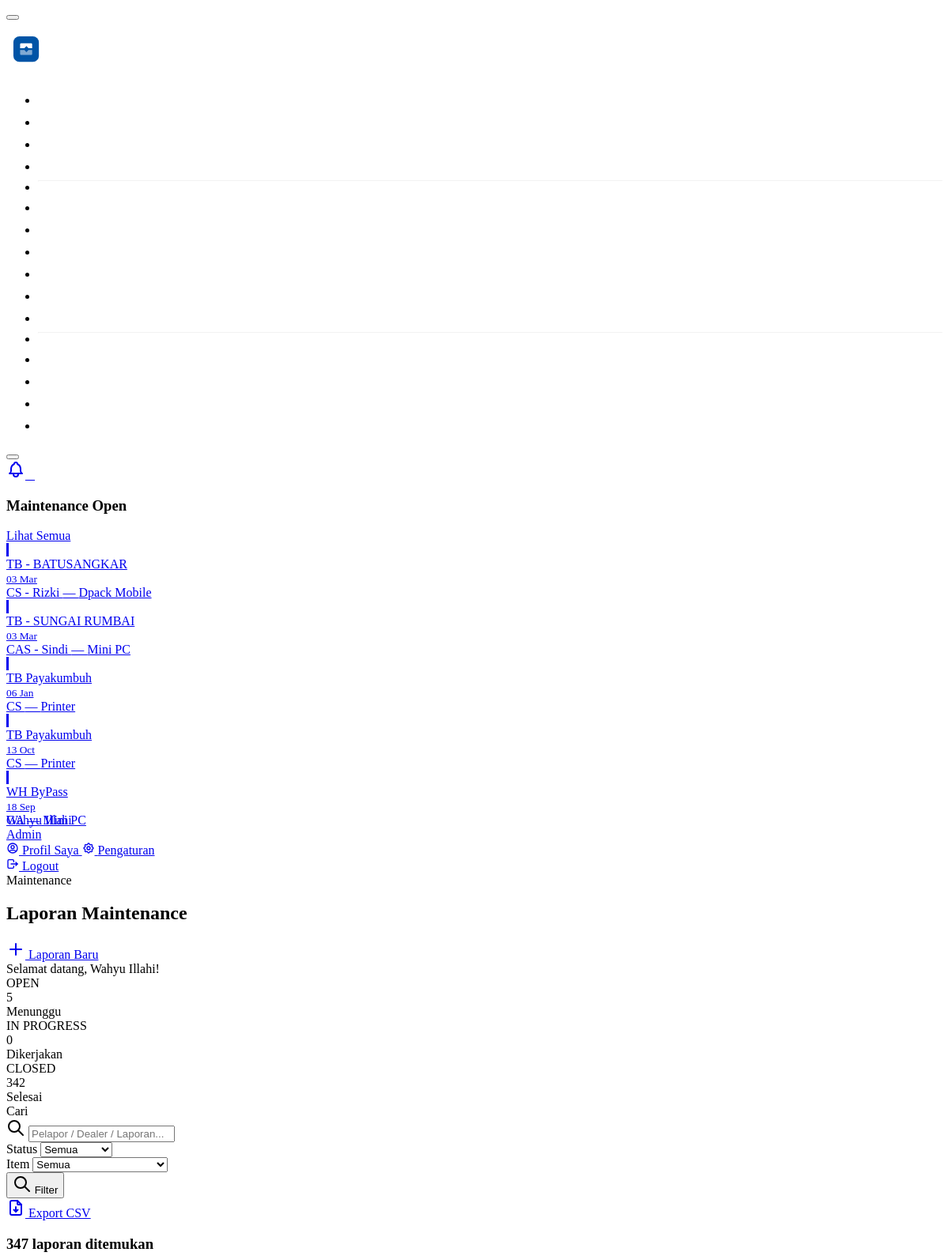
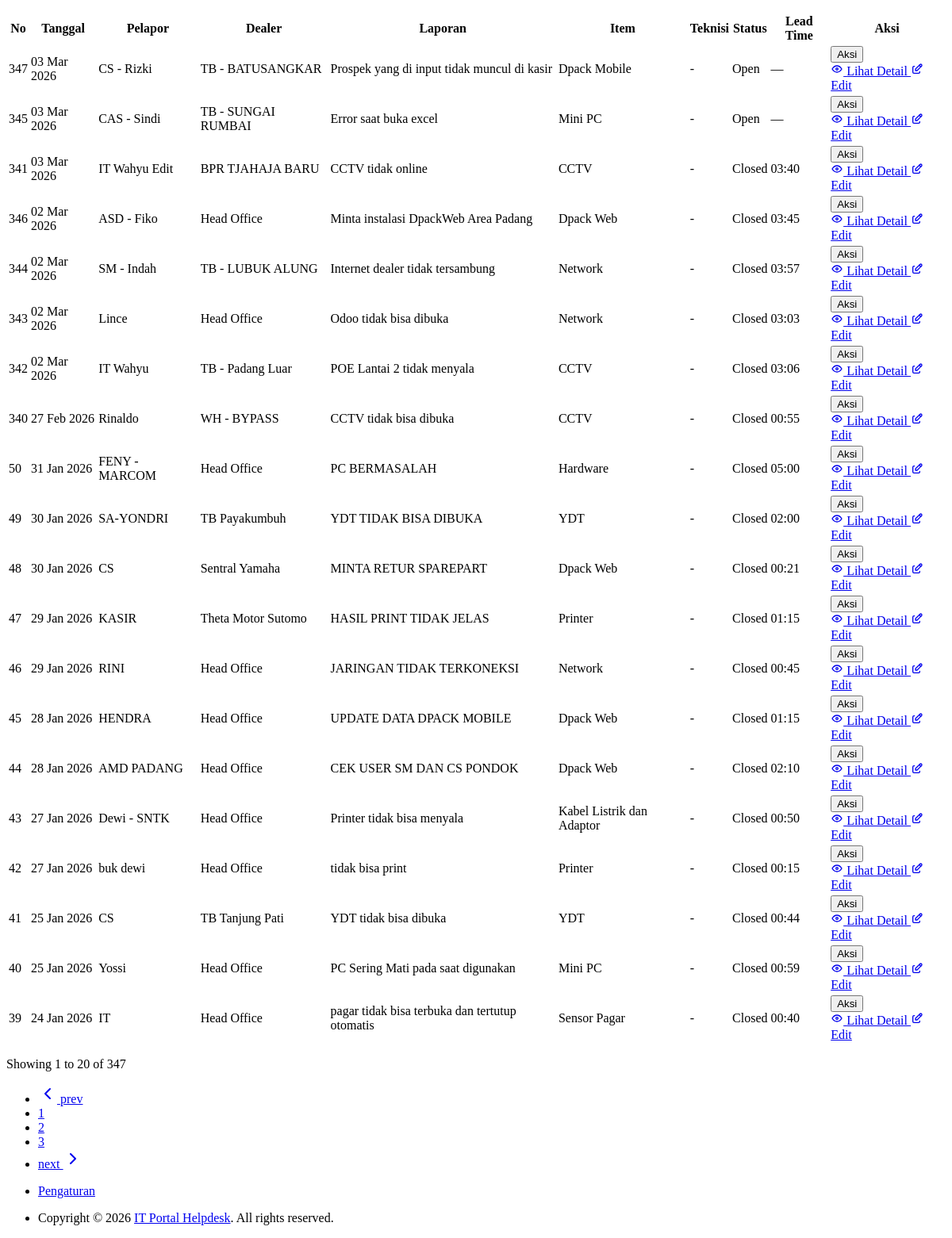
/maintenance (signed in), run on the app's committed database (2 pictures, top to bottom).
### tables this page shows
CREATE TABLE `maintenance_reports` (
  `id` int(11) NOT NULL AUTO_INCREMENT,
  `status` enum('Open','In Progress','Closed') NOT NULL DEFAULT 'Open',
  `tanggal` date NOT NULL,
  `pelapor` varchar(100) NOT NULL,
  `dealer` varchar(200) NOT NULL,
  `laporan_awal` text NOT NULL,
  `pengecekan` text DEFAULT NULL,
  `solusi` text DEFAULT NULL,
  `item` varchar(100) NOT NULL COMMENT 'Category: Printer, CCTV, Network, Hardware, Software, etc.',
  `waktu_mulai` datetime DEFAULT NULL,
  `waktu_selesai` datetime DEFAULT NULL,
  `lead_time` time GENERATED ALWAYS AS (case when `waktu_mulai` is not null and `waktu_selesai` is not null then timediff(`waktu_selesai`,`waktu_mulai`) else NULL end) STORED,
  `created_by` int(11) DEFAULT NULL,
  `technician_id` int(11) DEFAULT NULL,
  `asset_id` int(11) DEFAULT NULL,
  `is_active` tinyint(1) DEFAULT 1,
  `created_at` timestamp NULL DEFAULT current_timestamp(),
  `updated_at` timestamp NULL DEFAULT current_timestamp() ON UPDATE current_timestamp(),
  PRIMARY KEY (`id`),
  KEY `idx_status` (`status`),
  KEY `idx_tanggal` (`tanggal`),
  KEY `idx_dealer` (`dealer`),
  KEY `idx_item` (`item`),
  KEY `idx_is_active` (`is_active`),
  KEY `created_by` (`created_by`),
  KEY `fk_maintenance_technician` (`technician_id`),
  KEY `fk_maintenance_asset` (`asset_id`),
  CONSTRAINT `fk_maintenance_asset` FOREIGN KEY (`asset_id`) REFERENCES `assets` (`id`) ON DELETE SET NULL,
  CONSTRAINT `fk_maintenance_technician` FOREIGN KEY (`technician_id`) REFERENCES `users` (`id`) ON DELETE SET NULL,
  CONSTRAINT `maintenance_reports_ibfk_1` FOREIGN KEY (`created_by`) REFERENCES `users` (`id`) ON DELETE SET NULL
);

CREATE TABLE `users` (
  `id` int(11) NOT NULL AUTO_INCREMENT,
  `full_name` varchar(100) NOT NULL,
  `username` varchar(50) NOT NULL,
  `email` varchar(100) NOT NULL,
  `password` varchar(255) NOT NULL,
  `role` enum('admin','staff','dealer','user') NOT NULL,
  `avatar` varchar(255) DEFAULT NULL,
  `department` varchar(100) DEFAULT NULL,
  `is_active` tinyint(1) NOT NULL DEFAULT 1,
  `last_login` datetime DEFAULT NULL,
  `created_at` datetime NOT NULL DEFAULT current_timestamp(),
  `updated_at` datetime NOT NULL DEFAULT current_timestamp() ON UPDATE current_timestamp(),
  PRIMARY KEY (`id`),
  UNIQUE KEY `username` (`username`),
  UNIQUE KEY `email` (`email`)
);

### pages/maintenance/index.php (the view, shortened to what the rows shown need)
<?php
$search = trim($_GET['q'] ?? '');
$page = max(1, (int) ($_GET['page'] ?? 1));
$perPage = 20;
$where = ["m.is_active = 1"];
$params = [];
$whereSQL = 'WHERE ' . implode(' AND ', $where);
$countStmt = db()->prepare("SELECT COUNT(*) FROM maintenance_reports m $whereSQL");
$countStmt->execute($params);
$total = $countStmt->fetchColumn();
$totalPages = max(1, ceil($total / $perPage));
$offset = ($page - 1) * $perPage;
$sql = "
    SELECT m.*, u.full_name as technician_name
    FROM maintenance_reports m
    LEFT JOIN users u ON m.technician_id = u.id
    $whereSQL
    ORDER BY m.tanggal DESC, m.id DESC
    LIMIT $perPage OFFSET $offset
";
$stmt = db()->prepare($sql);
$stmt->execute($params);
$reports = $stmt->fetchAll();
$totalOpen = db()->query("SELECT COUNT(*) FROM maintenance_reports WHERE status = 'Open' AND is_active = 1")->fetchColumn();
$totalInProgress = db()->query("SELECT COUNT(*) FROM maintenance_reports WHERE status = 'In Progress' AND is_active = 1")->fetchColumn();
$totalClosed = db()->query("SELECT COUNT(*) FROM maintenance_reports WHERE status = 'Closed' AND is_active = 1")->fetchColumn();
$pageActions = '<a href="' . url('/maintenance/create') . '" class="btn btn-primary d-none d-sm-inline-block"><svg xmlns="http://www.w3.org/2000/svg" width="24" height="24" viewBox="0 0 24 24" fill="none" stroke="currentColor" stroke-width="2" stroke-linecap="round" stroke-linejoin="round" class="icon"><path d="M12 5l0 14"/><path d="M5 12l14 0"/></svg> Laporan Baru</a>';
?>
<div class="row row-deck row-cards mb-3">
    <div class="col-sm-4 col-lg-4">
        <a href="?status=Open" class="card card-link">
            <div class="card-body">
                <div class="d-flex align-items-center"><div class="subheader">OPEN</div></div>
                <div class="d-flex align-items-baseline">
                    <div class="h1 mb-0 me-2"><?= $totalOpen ?></div>
                    <div class="me-auto"><span class="text-yellow d-inline-flex align-items-center lh-1">Menunggu</span></div>
                </div>
            </div>
        </a>
    </div>
    <div class="col-sm-4 col-lg-4">
        <a href="?status=In+Progress" class="card card-link">
            <div class="card-body">
                <div class="d-flex align-items-center"><div class="subheader">IN PROGRESS</div></div>
                <div class="d-flex align-items-baseline">
                    <div class="h1 mb-0 me-2"><?= $totalInProgress ?></div>
                    <div class="me-auto"><span class="text-blue d-inline-flex align-items-center lh-1">Dikerjakan</span></div>
                </div>
            </div>
        </a>
    </div>
    <div class="col-sm-4 col-lg-4">
        <a href="?status=Closed" class="card card-link">
            <div class="card-body">
                <div class="d-flex align-items-center"><div class="subheader">CLOSED</div></div>
                <div class="d-flex align-items-baseline">
                    <div class="h1 mb-0 me-2"><?= $totalClosed ?></div>
                    <div class="me-auto"><span class="text-green d-inline-flex align-items-center lh-1">Selesai</span></div>
                </div>
            </div>
        </a>
    </div>
</div>
<div class="card mb-3">
    <div class="card-body">
        <form method="GET" class="row g-3 align-items-end">
            <div class="col-md-3">
                <label class="form-label">Cari</label>
                <div class="input-icon">
                    <span class="input-icon-addon"><svg xmlns="http://www.w3.org/2000/svg" width="24" height="24" viewBox="0 0 24 24" fill="none" stroke="currentColor" stroke-width="2" stroke-linecap="round" stroke-linejoin="round" class="icon"><path d="M10 10m-7 0a7 7 0 1 0 14 0a7 7 0 1 0 -14 0"/><path d="M21 21l-6 -6"/></svg></span>
                    <input type="text" name="q" class="form-control" placeholder="Pelapor / Dealer / Laporan..." value="<?= e($search) ?>">
                </div>
            </div>
            <div class="col-md-2">
                <label class="form-label">Status</label>
                <select name="status" class="form-select">
                    <option value="all">Semua</option>
                </select>
            </div>
            <div class="col-md-2">
                <label class="form-label">Item</label>
                <select name="item" class="form-select">
                    <option value="">Semua</option>
                </select>
            </div>
            <div class="col-auto">
                <button type="submit" class="btn btn-primary">
                    <svg xmlns="http://www.w3.org/2000/svg" width="24" height="24" viewBox="0 0 24 24" fill="none" stroke="currentColor" stroke-width="2" stroke-linecap="round" stroke-linejoin="round" class="icon"><path d="M10 10m-7 0a7 7 0 1 0 14 0a7 7 0 1 0 -14 0"/><path d="M21 21l-6 -6"/></svg>
                    Filter
                </button>
            </div>
            <div class="col-auto">
                <a href="?<?= http_build_query(array_merge($_GET, ['export' => 'csv'])) ?>" class="btn btn-outline-green">
                    Export CSV
                </a>
            </div>
        </form>
    </div>
</div>
<div class="card">
    <div class="card-header"><h3 class="card-title"><?= $total ?> laporan ditemukan</h3></div>
    <div class="table-responsive">
        <table class="table table-vcenter card-table table-striped">
            <thead>
                <tr>
                    <th>No</th><th>Tanggal</th><th>Pelapor</th><th>Dealer</th><th>Laporan</th><th>Item</th><th>Teknisi</th><th>Status</th><th>Lead Time</th><th class="w-1">Aksi</th>
                </tr>
            </thead>
            <tbody>
                <?php if (empty($reports)): ?>
                    <tr><td colspan="10" class="text-center text-secondary py-4">Tidak ada laporan ditemukan.</td></tr>
                <?php else: ?>
                    <?php foreach ($reports as $r): ?>
                    <tr>
                        <td class="text-secondary"><?= $r['id'] ?></td>
                        <td class="text-nowrap"><?= date('d M Y', strtotime($r['tanggal'])) ?></td>
                        <td><?= e($r['pelapor']) ?></td>
                        <td><?= e($r['dealer']) ?></td>
                        <td><span class="text-truncate d-inline-block" style="max-width:200px"><?= e($r['laporan_awal']) ?></span></td>
                        <td><span class="badge bg-azure-lt"><?= e($r['item']) ?></span></td>
                        <td><?= e($r['technician_name'] ?? '-') ?></td>
                        <td>
                            <?php $statusColor = match ($r['status']) { 'Open' => 'yellow', 'In Progress' => 'blue', 'Closed' => 'green', default => 'secondary'}; ?>
                            <span class="badge bg-<?= $statusColor ?>-lt"><?= e($r['status']) ?></span>
                        </td>
                        <td class="text-secondary"><?= $r['lead_time'] ? substr($r['lead_time'], 0, 5) : '—' ?></td>
                        <td>
                            <span class="dropdown">
                                <button class="btn btn-sm dropdown-toggle align-text-top" data-bs-boundary="viewport" data-bs-toggle="dropdown">Aksi</button>
                                <div class="dropdown-menu dropdown-menu-end">
                                    <a class="dropdown-item" href="<?= url('/maintenance/view?id=' . $r['id']) ?>">
                                        Lihat Detail
                                    </a>
                                    <a class="dropdown-item" href="<?= url('/maintenance/edit?id=' . $r['id']) ?>">
                                        Edit
                                    </a>
                                </div>
                            </span>
                        </td>
                    </tr>
                    <?php endforeach; ?>
                <?php endif; ?>
            </tbody>
        </table>
    </div>
    <?php if ($totalPages > 1): ?>
    <div class="card-footer d-flex align-items-center">
        <p class="m-0 text-secondary">Showing <?= $offset + 1 ?> to <?= min($offset + $perPage, $total) ?> of <?= $total ?></p>
        <ul class="pagination m-0 ms-auto">
            <li class="page-item <?= $page <= 1 ? 'disabled' : '' ?>"><a class="page-link" href="?<?= http_build_query(array_merge($_GET, ['page' => $page - 1])) ?>"><svg xmlns="http://www.w3.org/2000/svg" width="24" height="24" viewBox="0 0 24 24" fill="none" stroke="currentColor" stroke-width="2" stroke-linecap="round" stroke-linejoin="round" class="icon"><path d="M15 6l-6 6l6 6"/></svg> prev</a></li>
            <?php for ($i = max(1, $page - 2); $i <= min($totalPages, $page + 2); $i++): ?>
            <li class="page-item <?= $i === $page ? 'active' : '' ?>"><a class="page-link" href="?<?= http_build_query(array_merge($_GET, ['page' => $i])) ?>"><?= $i ?></a></li>
            <?php endfor; ?>
            <li class="page-item <?= $page >= $totalPages ? 'disabled' : '' ?>"><a class="page-link" href="?<?= http_build_query(array_merge($_GET, ['page' => $page + 1])) ?>">next <svg xmlns="http://www.w3.org/2000/svg" width="24" height="24" viewBox="0 0 24 24" fill="none" stroke="currentColor" stroke-width="2" stroke-linecap="round" stroke-linejoin="round" class="icon"><path d="M9 6l6 6l-6 6"/></svg></a></li>
        </ul>
    </div>
    <?php endif; ?>
</div>
<?php
include BASE_PATH . '/layouts/main.php';

### layouts/partials/topbar.php (shortened to what the rows shown need)
<?php
$_user = currentUser();
$openReports = db()->query("SELECT id, tanggal, pelapor, dealer, item FROM maintenance_reports WHERE status = 'Open' AND is_active = 1 ORDER BY tanggal DESC, id DESC LIMIT 5")->fetchAll();
$openCount = db()->query("SELECT COUNT(*) FROM maintenance_reports WHERE status = 'Open' AND is_active = 1")->fetchColumn();
?>
<header class="navbar navbar-expand-md d-none d-lg-flex d-print-none">
    <div class="container-xl">
        <button class="navbar-toggler" type="button" data-bs-toggle="collapse" data-bs-target="#navbar-menu"
            aria-controls="navbar-menu" aria-expanded="false" aria-label="Toggle navigation">
        </button>
        <div class="navbar-nav flex-row order-md-last">
            <div class="nav-item dropdown d-flex me-3" id="notif-dropdown-wrap">
                <a href="#" class="nav-link px-0" data-bs-toggle="dropdown" data-bs-auto-close="outside"
                    aria-label="Notifikasi" id="notif-bell-btn">
                    <?php if ($openCount > 0): ?>
                        <span class="badge bg-red badge-notification badge-blink" id="notif-badge"
                            data-count="<?= $openCount ?>"><?= $openCount ?></span>
                    <?php endif; ?>
                </a>
                <div class="dropdown-menu dropdown-menu-arrow dropdown-menu-end dropdown-menu-card notif-dropdown">
                    <div class="card">
                        <div class="card-header">
                            <h3 class="card-title">Maintenance Open</h3>
                            <div class="card-actions"><a href="<?= url('/maintenance?status=Open') ?>"
                                    class="btn btn-sm btn-primary">Lihat Semua</a></div>
                        </div>
                        <div class="list-group list-group-flush list-group-hoverable">
                            <?php if (empty($openReports)): ?>
                                <div class="list-group-item text-center text-secondary py-3">Tidak ada laporan open.</div>
                            <?php else: ?>
                                <?php foreach ($openReports as $notif): ?>
                                    <a href="<?= url('/maintenance/view?id=' . $notif['id']) ?>"
                                        class="list-group-item list-group-item-action unread">
                                        <div class="row align-items-center">
                                            <div class="col">
                                                <div class="d-flex justify-content-between">
                                                    <div class="text-body fw-bold"><?= e($notif['dealer']) ?></div>
                                                    <small
                                                        class="text-secondary"><?= date('d M', strtotime($notif['tanggal'])) ?></small>
                                                </div>
                                                <div class="d-block text-secondary text-truncate mt-n1">
                                                    <?= e($notif['pelapor']) ?> — <span
                                                        class="badge bg-azure-lt"><?= e($notif['item']) ?></span>
                                                </div>
                                            </div>
                                        </div>
                                    </a>
                                <?php endforeach; ?>
                            <?php endif; ?>
                        </div>
                    </div>
                </div>
            </div>
            <div class="nav-item dropdown">
                <a href="#" class="nav-link d-flex lh-1 text-reset p-0 px-2" data-bs-toggle="dropdown"
                    aria-label="Open user menu">
                    <div class="d-none d-xl-block ps-2">
                        <div><?= e($_user['full_name'] ?? '') ?></div>
                        <div class="mt-1 small text-secondary"><?= e(ucfirst($_user['role'] ?? '')) ?></div>
                    </div>
                </a>
                <div class="dropdown-menu dropdown-menu-end dropdown-menu-arrow">
                    <a href="<?= url('/profile') ?>" class="dropdown-item">
                        Profil Saya
                    </a>
                    <a href="<?= url('/admin/settings') ?>" class="dropdown-item">
                        Pengaturan
                    </a>
                    <a href="<?= url('/logout') ?>" class="dropdown-item" onclick="return confirm('Yakin mau logout?')">
                        Logout
                    </a>
                </div>
            </div>
        </div>
    </div>
</header>

### data on the page
maintenance_reports: dealer "TB - BATUSANGKAR", tanggal "03 Mar", pelapor "CS - Rizki", item "Dpack Mobile", id "347", tanggal "03 Mar 2026", laporan_awal "Prospek yang di input tidak muncul di kasir", technician_name "-", status "Open"
maintenance_reports: dealer "TB - SUNGAI RUMBAI", tanggal "03 Mar", pelapor "CAS - Sindi", item "Mini PC", id "345", tanggal "03 Mar 2026", laporan_awal "Error saat buka excel", technician_name "-", status "Open"
maintenance_reports: dealer "TB Payakumbuh", tanggal "06 Jan", pelapor "CS", item "Printer"
maintenance_reports: dealer "TB Payakumbuh", tanggal "13 Oct", pelapor "CS", item "Printer"
maintenance_reports: dealer "WH ByPass", tanggal "18 Sep", pelapor "GA", item "Mini PC"
users: full_name "Wahyu Illahi", role "Admin"
maintenance_reports: id "341", tanggal "03 Mar 2026", pelapor "IT Wahyu Edit", dealer "BPR TJAHAJA BARU", laporan_awal "CCTV tidak online", item "CCTV", technician_name "-", status "Closed", lead_time "03:40"
maintenance_reports: id "346", tanggal "02 Mar 2026", pelapor "ASD - Fiko", dealer "Head Office", laporan_awal "Minta instalasi DpackWeb Area Padang", item "Dpack Web", technician_name "-", status "Closed", lead_time "03:45"
maintenance_reports: id "344", tanggal "02 Mar 2026", pelapor "SM - Indah", dealer "TB - LUBUK ALUNG", laporan_awal "Internet dealer tidak tersambung", item "Network", technician_name "-", status "Closed", lead_time "03:57"
maintenance_reports: id "343", tanggal "02 Mar 2026", pelapor "Lince", dealer "Head Office", laporan_awal "Odoo tidak bisa dibuka", item "Network", technician_name "-", status "Closed", lead_time "03:03"
maintenance_reports: id "342", tanggal "02 Mar 2026", pelapor "IT Wahyu", dealer "TB - Padang Luar", laporan_awal "POE Lantai 2 tidak menyala", item "CCTV", technician_name "-", status "Closed", lead_time "03:06"
maintenance_reports: id "340", tanggal "27 Feb 2026", pelapor "Rinaldo", dealer "WH - BYPASS", laporan_awal "CCTV tidak bisa dibuka", item "CCTV", technician_name "-", status "Closed", lead_time "00:55"
maintenance_reports: id "50", tanggal "31 Jan 2026", pelapor "FENY - MARCOM", dealer "Head Office", laporan_awal "PC BERMASALAH", item "Hardware", technician_name "-", status "Closed", lead_time "05:00"
maintenance_reports: id "49", tanggal "30 Jan 2026", pelapor "SA-YONDRI", dealer "TB Payakumbuh", laporan_awal "YDT TIDAK BISA DIBUKA", item "YDT", technician_name "-", status "Closed", lead_time "02:00"
maintenance_reports: id "48", tanggal "30 Jan 2026", pelapor "CS", dealer "Sentral Yamaha", laporan_awal "MINTA RETUR SPAREPART", item "Dpack Web", technician_name "-", status "Closed", lead_time "00:21"
maintenance_reports: id "47", tanggal "29 Jan 2026", pelapor "KASIR", dealer "Theta Motor Sutomo", laporan_awal "HASIL PRINT TIDAK JELAS", item "Printer", technician_name "-", status "Closed", lead_time "01:15"
maintenance_reports: id "46", tanggal "29 Jan 2026", pelapor "RINI", dealer "Head Office", laporan_awal "JARINGAN TIDAK TERKONEKSI", item "Network", technician_name "-", status "Closed", lead_time "00:45"
maintenance_reports: id "45", tanggal "28 Jan 2026", pelapor "HENDRA", dealer "Head Office", laporan_awal "UPDATE DATA DPACK MOBILE", item "Dpack Web", technician_name "-", status "Closed", lead_time "01:15"
maintenance_reports: id "44", tanggal "28 Jan 2026", pelapor "AMD PADANG", dealer "Head Office", laporan_awal "CEK USER SM DAN CS PONDOK", item "Dpack Web", technician_name "-", status "Closed", lead_time "02:10"
maintenance_reports: id "43", tanggal "27 Jan 2026", pelapor "Dewi - SNTK", dealer "Head Office", laporan_awal "Printer tidak bisa menyala", item "Kabel Listrik dan Adaptor", technician_name "-", status "Closed", lead_time "00:50"
maintenance_reports: id "42", tanggal "27 Jan 2026", pelapor "buk dewi", dealer "Head Office", laporan_awal "tidak bisa print", item "Printer", technician_name "-", status "Closed", lead_time "00:15"
maintenance_reports: id "41", tanggal "25 Jan 2026", pelapor "CS", dealer "TB Tanjung Pati", laporan_awal "YDT tidak bisa dibuka", item "YDT", technician_name "-", status "Closed", lead_time "00:44"
maintenance_reports: id "40", tanggal "25 Jan 2026", pelapor "Yossi", dealer "Head Office", laporan_awal "PC Sering Mati pada saat digunakan", item "Mini PC", technician_name "-", status "Closed", lead_time "00:59"
maintenance_reports: id "39", tanggal "24 Jan 2026", pelapor "IT", dealer "Head Office", laporan_awal "pagar tidak bisa terbuka dan tertutup otomatis", item "Sensor Pagar", technician_name "-", status "Closed", lead_time "00:40"

### other printed values
$openCount "5"
$pagePretitle "Maintenance"
$pageTitle "Laporan Maintenance"
$msg['message'] "Selamat datang, Wahyu Illahi!"
$totalOpen "5"
$totalInProgress "0"
$totalClosed "342"
$total "347"
$offset + 1 "1"
min($offset + $perPage, $total) "20"
APP_NAME "IT Portal Helpdesk"
